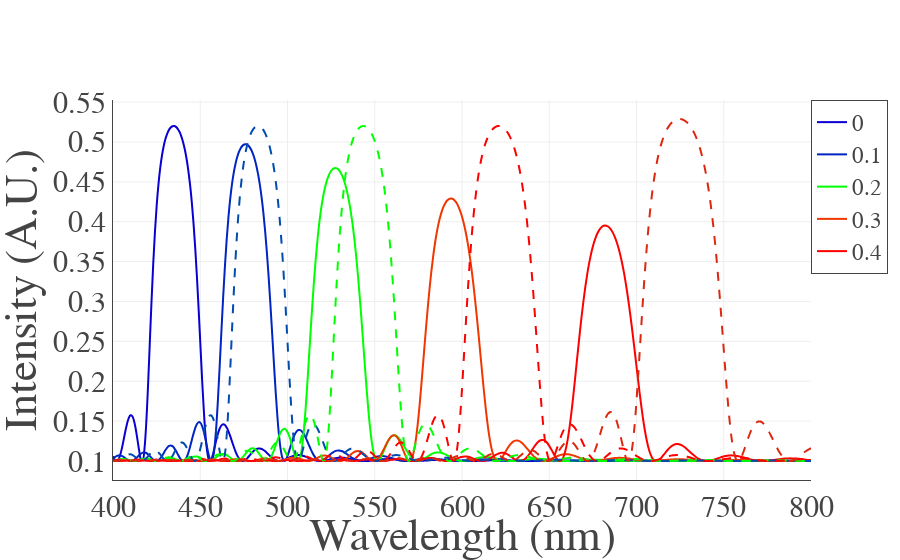

Notebook source saved alongside this figure:
### Code cell
class chiral_nematic_simulation():
    def __init__(self):
        # counter for plotting
        self.item_number = 0
        self.traces = {}
        # simulation wavelength range
        self.wlRange = np.linspace(400,800,300)
        pass

    def materials(self):
        self.CNC = sim.UniaxialMaterial(1.586,1.524) # this might not be right
        self.air = sim.HomogeneousNondispersiveMaterial(1)
        self.cellulose = sim.HomogeneousNondispersiveMaterial(1.55)
        # Set the glass as a practical backend
        self.glass = sim.HomogeneousNondispersiveMaterial(1.55)
        self.front = sim.IsotropicHalfSpace(self.air)
        self.airhalf= sim.IsotropicHalfSpace(self.air)
        self.glasshalf = sim.IsotropicHalfSpace(self.glass)

        # set space before and after the sample
        self.s = sim.OptSystem()
        # set space before and after the sample
        self.s.setHalfSpaces(self.airhalf ,self.glasshalf)
        


    def simple_film(self):
        # helicoidal structure with CNC, pitch and thickness
        heli = sim.HeliCoidalStructure
        h1 = heli(self.CNC,180,1000)
        # set structure for simulation
        self.s.setStructure([h1])
        self.result = self.s.scanSpectrum(self.wlRange)
        plt.plot(self.result[0],self.result[1], color = specToRGB(self.result))
        # counter for plotting
        self.item_number += 1 
        

    def chiral_nematic_film(self, materials, half_pitch = 180, thickness = 1000):
        # helicoidal structure with CNC, pitch and thickness
        heli = sim.HeliCoidalStructure
        h1 = heli(materials, half_pitch, thickness)
        # set structure for simulation
        self.s.setStructure([h1])
        self.result = self.s.scanSpectrum(self.wlRange)
        plt.plot(self.result[0],self.result[1], color = specToRGB(self.result))
        # counter for plotting
        self.item_number += 1 

    def CNC_water_mixture_refractive_index(self, water_volume_fraction):
        water = 1.33
        CNC = (1.586, 1.524)
        # dielectric constant epsilon is sqrt of refractive index
        # for composite materials, dielectric constant calculation: 
        # e = e1*v1 + e2*v2  v is the volume fraction   http://www.sciencedirect.com/science/article/pii/S0030401899006951
        CNC_water_mixture  = (np.square(np.sqrt(CNC[0])*(1-water_volume_fraction)+np.sqrt(water)*water_volume_fraction),
                            np.square(np.sqrt(CNC[1])*(1-water_volume_fraction)+np.sqrt(water)*water_volume_fraction))

        self.CNC_water_mixture  = sim.UniaxialMaterial(CNC_water_mixture[0], CNC_water_mixture[1])
        return self.CNC_water_mixture
    
    
    def plot_spectrum(self):
        plt.rcParams['figure.figsize'] = (8,6)
        plt.rcParams['savefig.dpi'] = 100
        # change font size, axis  etc..
        plt.show()
        
    def normalisation_with_experiment_data(self, experiment_peak_intensity = 0.52, normalised_base_level = 0.1):
        # the highest peak (without any red shift)
        original_peak = self.chiral_nematic_film(self.CNC, self.original_half_pitch, self.original_half_pitch*self.pseudo_layers)
        simulation_maximum = max(self.result[1])
        self.normalisation_ratio = experiment_peak_intensity/simulation_maximum
        self.normalised_base_level = normalised_base_level
        
        
    def prepare_plotly_data(self, series_name):
        # nomalisation value
        normalised_y = np.asarray(self.result[1])*self.normalisation_ratio + self.normalised_base_level
        
        # this prepares the traces after every simulation
        self.traces[self.item_number] = go.Scatter(
            #self.traces[i] = go.Scattergl( # performs better at larger dataset
                x = self.result[0], #x value
                y = normalised_y, #y value
                mode = self.plot_type,
                name = series_name,
                #text='RH {}'.format(self.peak_data[sample_number]['humidity'][scan_number]), # hover text
                line = dict(
                    dash = self.dash_type, 
                    shape='spline',
                    # automatically assign colour based on peak
                    color = 'rgb({},{},{})'.format(specToRGB(self.result)[0],specToRGB(self.result)[1],specToRGB(self.result)[2])
                    ),
                 marker = dict(
                    size = 7*self.font_size_scale_factor,
                    #color=self.colour_scale[item_number],
                    color = 'rgba(0,0,0,0)',
                    opacity = 0.8, 
                    #symbol = self.marker_symbols[item_number], 
                    line = dict(  # outter rim of the marker,
                        width = 2, 
                        color = "black",
                        ),
                    ),
                showlegend = self.show_legend,
                )
        
    def plotly_plot_data(self):
        # this defines layout and plot the plotly thing
        # modify layout with dict()
        layout = dict(
            #title = '',
            xaxis= dict( 
                range = self.x_lim, # move the x_axis to start from 0.
                title= self.x_label,
                titlefont=dict(size=30*self.font_size_scale_factor, family = 'Times New Roman'),
                ticklen= 0,
                tickfont=dict(size=20*self.font_size_scale_factor, family = 'Times New Roman'),
                showline=True,
                zeroline= True,                
                gridwidth= 1,
                showgrid=True,
                ),
            yaxis = dict(
                range = self.y_lim,
                title = self.y_label,
                titlefont=dict(size=30*self.font_size_scale_factor, family = 'Times New Roman'),
                ticklen= 0,
                tickfont=dict(size=20*self.font_size_scale_factor, family = 'Times New Roman'),
                showline = True,
                zeroline = True,
                showgrid = True,
                gridwidth= 1,
                ),
            legend = dict(
                font=dict(size=15*self.font_size_scale_factor, family = 'Times New Roman'),
                xanchor=self.legend_anchor[0],
                yanchor=self.legend_anchor[1],
                x = self.legend_position[0],
                y = self.legend_position[1],
                # a box for legend
                bgcolor='white',
                #bordercolor='black',
                borderwidth=1,
                ), 
            margin = go.Margin(
                l=75*self.font_size_scale_factor,
                #r=50,
                #b=100,
                #t=100,
                #pad=5
                ),
            # transparent graph
            paper_bgcolor='rgba(0,0,0,0)',
            plot_bgcolor='rgba(0,0,0,0)'
            )

        
        # create data -- a list contains all the traces
        data = []
        for i in self.traces:
            data.append(self.traces[i])
        # create figure with data and layout
        fig = dict(data=data, layout=layout)
        # set export static image
        
        # generate the plot and save as svg
        a = py.iplot(fig,  filename='csv_plot', 
                     image_width = self.image_size[0],
                     image_height = self.image_size[1], 
                     image='svg',)


    
# initialise the class
chiral_simulation = chiral_nematic_simulation()
chiral_simulation.wlRange = np.linspace(400,800,400)
chiral_simulation.materials()


# Plotly settings
# axes
chiral_simulation.x_lim = ()
chiral_simulation.x_label = 'Wavelength (nm)'
chiral_simulation.y_lim = ()
chiral_simulation.y_label = 'Intensity (A.U.)'
# legend
chiral_simulation.show_legend = True
chiral_simulation.legend_position = (1, None)
chiral_simulation.legend_anchor = ('left','top') #x,y_anchor
# How to plot data? #'lines', 'markers', 'lines+markers'
chiral_simulation.plot_type = 'lines' #'lines', 'markers', 'lines+markers'
chiral_simulation.dash_type = None
# the font size factor
chiral_simulation.font_size_scale_factor = 1.5
# How large is the image (svg for aspect ratio and relative size to fonts)
chiral_simulation.image_size = (850,500)


#simulation starts here
#colour_change_mechanism = 'pitch_change_only'
#olour_change_mechanism = 'refractive_index_change_only'


# initialise parameters
pseudo_layers = 25
original_half_pitch = 140
chiral_simulation.pseudo_layers = pseudo_layers
chiral_simulation.original_half_pitch = original_half_pitch
chiral_simulation.normalisation_with_experiment_data(0.42,0.1)


for water_volume_fraction in [0,0.1,0.2,0.3,0.4]:
        # for swelling with both refractive index change and pitch change
        swollen_thickness = original_half_pitch*pseudo_layers/(1-water_volume_fraction)
        swollen_half_pitch = swollen_thickness/pseudo_layers
        CNC_water_mixture = chiral_simulation.CNC_water_mixture_refractive_index(water_volume_fraction)
        chiral_simulation.chiral_nematic_film(materials = CNC_water_mixture, half_pitch = swollen_half_pitch, thickness = swollen_thickness)
        chiral_simulation.prepare_plotly_data(series_name = water_volume_fraction)

        
colour_change_mechanism = 'pitch_change_only'    
chiral_simulation.dash_type = 'dash'
chiral_simulation.show_legend = False 
for water_volume_fraction in [0.1,0.2,0.3,0.4]:
        swollen_thickness = original_half_pitch*pseudo_layers/(1-water_volume_fraction)
        swollen_half_pitch = swollen_thickness/pseudo_layers
        chiral_simulation.chiral_nematic_film(materials = chiral_simulation.CNC, half_pitch = swollen_half_pitch, thickness = pseudo_layers*swollen_half_pitch)
        chiral_simulation.prepare_plotly_data(series_name = None)

        
# chiral_simulation.plot_spectrum() # plot in matplotlib
chiral_simulation.plotly_plot_data()

### Figure 1 — Plotly figure (JSON) as saved in the notebook; plotly's stock layout.template omitted (floating-point values rounded to 4 significant figures; data arrays with more than 128 entries replaced by an {"elided": "..."} marker saying what was removed)
{"data": [{"line": {"color": "rgb(0.045053412412230764,0.0,0.8278212329696387)", "dash": null, "shape": "spline"}, "marker": {"color": "rgba(0,0,0,0)", "line": {"color": "black", "width": 2}, "opacity": 0.8, "size": 10.5}, "mode": "lines", "name": 0, "showlegend": true, "type": "scatter", "x": {"elided": "400 float values"}, "y": {"elided": "400 float values"}}, {"line": {"color": "rgb(0.0,0.1438065417052487,0.7606964645246056)", "dash": null, "shape": "spline"}, "marker": {"color": "rgba(0,0,0,0)", "line": {"color": "black", "width": 2}, "opacity": 0.8, "size": 10.5}, "mode": "lines", "name": 0.1, "showlegend": true, "type": "scatter", "x": {"elided": "400 float values"}, "y": {"elided": "400 float values"}}, {"line": {"color": "rgb(0.0,1.0,0.002739731261356529)", "dash": null, "shape": "spline"}, "marker": {"color": "rgba(0,0,0,0)", "line": {"color": "black", "width": 2}, "opacity": 0.8, "size": 10.5}, "mode": "lines", "name": 0.2, "showlegend": true, "type": "scatter", "x": {"elided": "400 float values"}, "y": {"elided": "400 float values"}}, {"line": {"color": "rgb(0.9441956679702896,0.21737212566315273,0.0)", "dash": null, "shape": "spline"}, "marker": {"color": "rgba(0,0,0,0)", "line": {"color": "black", "width": 2}, "opacity": 0.8, "size": 10.5}, "mode": "lines", "name": 0.3, "showlegend": true, "type": "scatter", "x": {"elided": "400 float values"}, "y": {"elided": "400 float values"}}, {"line": {"color": "rgb(1.0,0.0,0.005861558434865265)", "dash": null, "shape": "spline"}, "marker": {"color": "rgba(0,0,0,0)", "line": {"color": "black", "width": 2}, "opacity": 0.8, "size": 10.5}, "mode": "lines", "name": 0.4, "showlegend": true, "type": "scatter", "x": {"elided": "400 float values"}, "y": {"elided": "400 float values"}}, {"line": {"color": "rgb(0.0,0.2965451060067592,0.6913601196007434)", "dash": "dash", "shape": "spline"}, "marker": {"color": "rgba(0,0,0,0)", "line": {"color": "black", "width": 2}, "opacity": 0.8, "size": 10.5}, "mode": "lines", "name": null, "showlegend": false, "type": "scatter", "x": {"elided": "400 float values"}, "y": {"elided": "400 float values"}}, {"line": {"color": "rgb(0.17688158337432996,1.0,0.0)", "dash": "dash", "shape": "spline"}, "marker": {"color": "rgba(0,0,0,0)", "line": {"color": "black", "width": 2}, "opacity": 0.8, "size": 10.5}, "mode": "lines", "name": null, "showlegend": false, "type": "scatter", "x": {"elided": "400 float values"}, "y": {"elided": "400 float values"}}, {"line": {"color": "rgb(1.0,0.0,0.0)", "dash": "dash", "shape": "spline"}, "marker": {"color": "rgba(0,0,0,0)", "line": {"color": "black", "width": 2}, "opacity": 0.8, "size": 10.5}, "mode": "lines", "name": null, "showlegend": false, "type": "scatter", "x": {"elided": "400 float values"}, "y": {"elided": "400 float values"}}, {"line": {"color": "rgb(0.8657466800834819,0.15735783225694647,0.06440424207070516)", "dash": "dash", "shape": "spline"}, "marker": {"color": "rgba(0,0,0,0)", "line": {"color": "black", "width": 2}, "opacity": 0.8, "size": 10.5}, "mode": "lines", "name": null, "showlegend": false, "type": "scatter", "x": {"elided": "400 float values"}, "y": {"elided": "400 float values"}}], "layout": {"legend": {"bgcolor": "white", "borderwidth": 1, "font": {"family": "Times New Roman", "size": 22.5}, "x": 1, "xanchor": "left", "y": null, "yanchor": "top"}, "margin": {"l": 112.5}, "paper_bgcolor": "rgba(0,0,0,0)", "plot_bgcolor": "rgba(0,0,0,0)", "xaxis": {"gridwidth": 1, "range": [], "showgrid": true, "showline": true, "tickfont": {"family": "Times New Roman", "size": 30}, "ticklen": 0, "title": "Wavelength (nm)", "titlefont": {"family": "Times New Roman", "size": 45}, "zeroline": true}, "yaxis": {"gridwidth": 1, "range": [], "showgrid": true, "showline": true, "tickfont": {"family": "Times New Roman", "size": 30}, "ticklen": 0, "title": "Intensity (A.U.)", "titlefont": {"family": "Times New Roman", "size": 45}, "zeroline": true}}}
